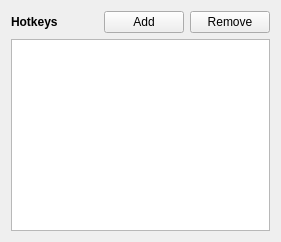
           <widget class="QWidget" name="layoutWidget_11">
            <layout class="QVBoxLayout" name="layout_hotkeys_hotkeys">
             <item>
              <layout class="QHBoxLayout" name="layout_hotkeys_hotkey_buttons">
               <item>
                <widget class="QLabel" name="label_hotkeys_hotkey">
                 <property name="font">
                  <font>
                   <weight>75</weight>
                   <bold>true</bold>
                  </font>
                 </property>
                 <property name="text">
                  <string>Hotkeys</string>
                 </property>
                 <property name="buddy">
                  <cstring>hotkeys_hotkey_view</cstring>
                 </property>
                </widget>
               </item>
               <item>
                <spacer name="horizontalSpacer_10">
                 <property name="orientation">
                  <enum>Qt::Horizontal</enum>
                 </property>
                 <property name="sizeHint" stdset="0">
                  <size>
                   <width>40</width>
                   <height>20</height>
                  </size>
                 </property>
                </spacer>
               </item>
               <item>
                <widget class="QPushButton" name="button_hotkeys_hotkey_add">
                 <property name="text">
                  <string>Add</string>
                 </property>
                 <property name="icon">
                  <iconset resource="yonder.qrc">
                   <normaloff>:/application/icons/edit-new.png</normaloff>:/application/icons/edit-new.png</iconset>
                 </property>
                 <property name="shortcut">
                  <string>Ctrl+N</string>
                 </property>
                </widget>
               </item>
               <item>
                <widget class="QPushButton" name="button_hotkeys_hotkey_remove">
                 <property name="text">
                  <string>Remove</string>
                 </property>
                 <property name="icon">
                  <iconset resource="yonder.qrc">
                   <normaloff>:/application/icons/edit-delete.png</normaloff>:/application/icons/edit-delete.png</iconset>
                 </property>
                 <property name="shortcut">
                  <string>Ctrl+Del</string>
                 </property>
                </widget>
               </item>
              </layout>
             </item>
             <item>
              <widget class="QTableView" name="hotkeys_hotkey_view">
               <property name="alternatingRowColors">
                <bool>true</bool>
               </property>
               <property name="selectionMode">
                <enum>QAbstractItemView::SingleSelection</enum>
               </property>
               <property name="selectionBehavior">
                <enum>QAbstractItemView::SelectRows</enum>
               </property>
               <property name="showGrid">
                <bool>false</bool>
               </property>
               <attribute name="horizontalHeaderStretchLastSection">
                <bool>true</bool>
               </attribute>
               <attribute name="verticalHeaderVisible">
                <bool>false</bool>
               </attribute>
              </widget>
             </item>
            </layout>
           </widget>
